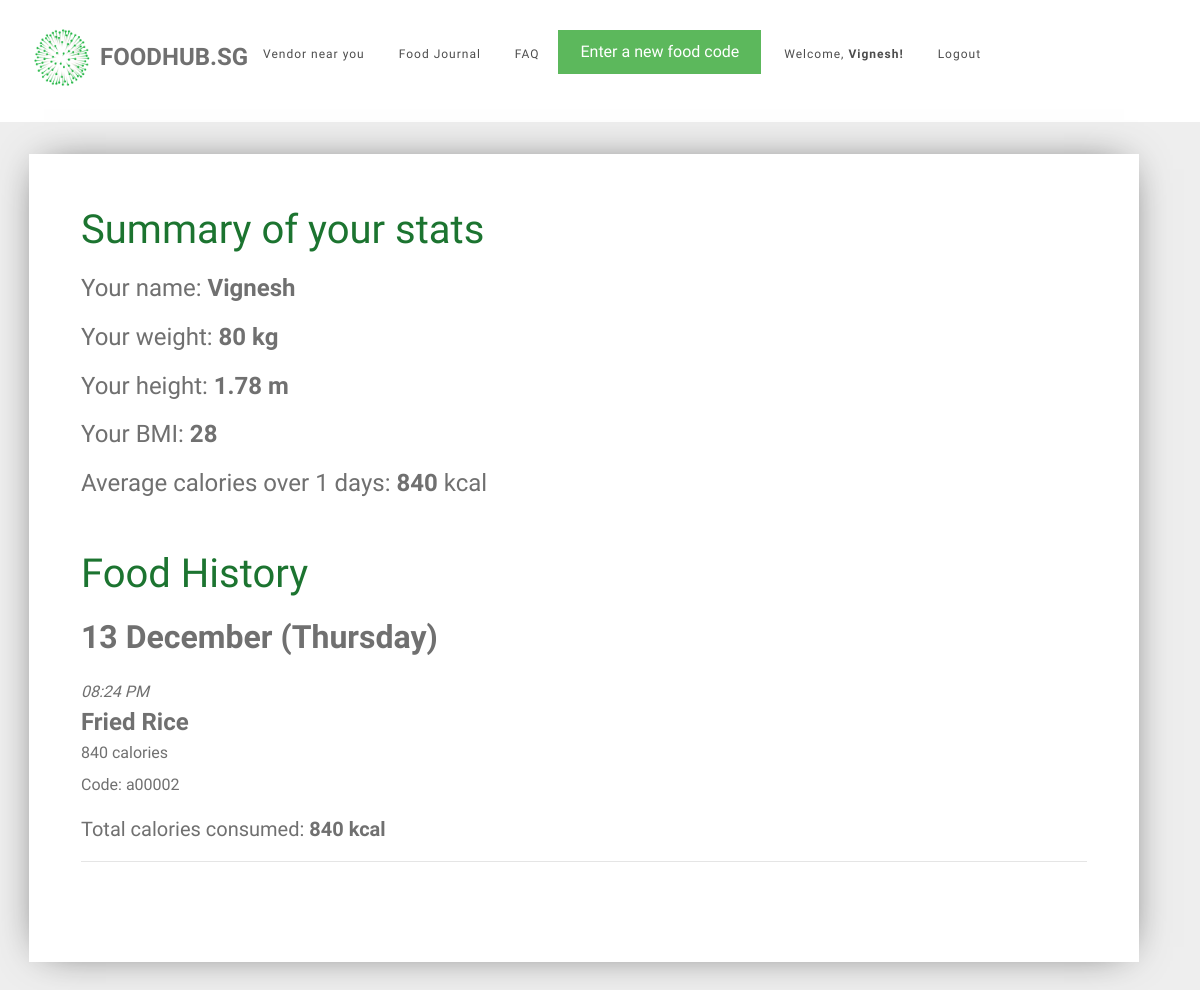
Page /food_journal (signed in) on the earlier database version.
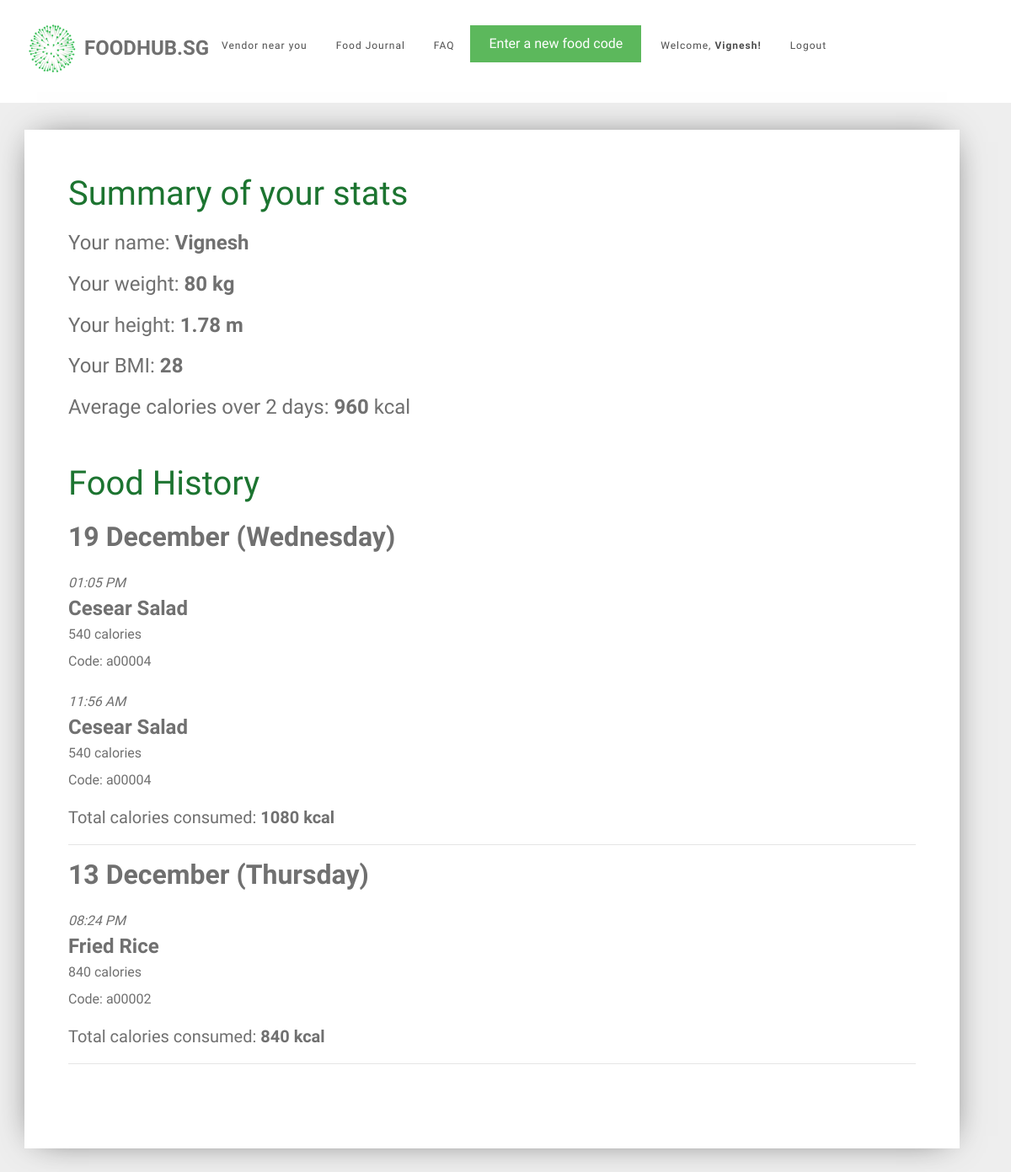
Same page on the later database version.
### tables this page shows
CREATE TABLE user (
  id INTEGER PRIMARY KEY AUTOINCREMENT,
  name TEXT NOT NULL,
  email VARCHAR(512) UNIQUE NOT NULL,
  password TEXT NOT NULL,
  height INTEGER NOT NULL,
  weight INTEGER NOT NULL
);

CREATE TABLE "food_entry" (
	`id`	INTEGER PRIMARY KEY AUTOINCREMENT,
	`creator_id`	INTEGER NOT NULL,
	`created`	TIMESTAMP NOT NULL DEFAULT (datetime('now','localtime')),
	`food_code`	VARCHAR ( 6 ) NOT NULL,
	`food_name`	TEXT NOT NULL,
	`calories`	INT NOT NULL,
	FOREIGN KEY(`creator_id`) REFERENCES `user`(`id`)
);

### foodhubsg/food.py (the view)
@bp.route('/food_journal')
@login_required
def food_journal():
    db = get_db()
    food_items = db.execute(
        'SELECT f.id, creator_id, food_name, created, calories, food_code, email'
        ' FROM food_entry f JOIN user u ON f.creator_id = u.id'
        ' WHERE f.creator_id = ?'
        ' ORDER BY datetime(created) DESC',
        (g.user['id'],),
    ).fetchall()
    users = db.execute(
        'SELECT id, name, email, password, height, weight'
        ' FROM user'
        ' WHERE id = ?',
        (g.user['id'],),
    ).fetchall()
    for user in users:
        weight = user['weight']
        height = user['height']
        name = user['name']
        email = user['email']
        password = user['password']
    bmi = weight / height ** height
    bmi = int(bmi)
    all_dates = []
    food_dates = []
    calories_list = []
    user_average_calories = 0
    number_of_days = 0
    if food_items is not []:
        food_exists = 1
    else:
        food_exists = 0
    for food in food_items:
        food_date = food['created'].strftime('%d-%m-%y')
        all_dates.append(food_date)
    all_dates = remove_duplicates(all_dates)
    for date in all_dates:
        current_date_food = []
        current_date_calories = []
        for food in food_items:
            if date == food['created'].strftime('%d-%m-%y'):
                current_date_food.append(food)
                current_date_calories.append(food['calories'])
            else:
                continue
        food_dates.append(current_date_food)
        current_date_calories = sum(current_date_calories)
        calories_list.append(current_date_calories)
        number_of_days = len(calories_list)
        user_average_calories = int(sum(calories_list)/number_of_days)
    return render_template('food/food_journal.html',
                           food_dates=food_dates, all_dates=all_dates, calories_list=calories_list, name=name,
                           weight=weight, height=height, bmi=bmi, user_average_calories=user_average_calories,
                           number_of_days=number_of_days, food_exists=food_exists)

### foodhubsg/auth.py (called while the page is built)
def login_required(view):
    @functools.wraps(view)
    def wrapped_view(**kwargs):
        if g.user is None:
            return redirect(url_for('auth.login'))
        return view(**kwargs)
    return wrapped_view

@bp.before_app_request
def load_logged_in_user():
    user_id = session.get('user_id')
    if user_id is None:
        g.user = None
    else:
        g.user = get_db().execute(
            'SELECT * FROM user WHERE id = ?', (user_id,)
        ).fetchone()

### foodhubsg/db.py (called while the page is built)
def get_db():
    if 'db' not in g:
        g.db = sqlite3.connect(
            current_app.config['DATABASE'],
            detect_types=sqlite3.PARSE_DECLTYPES
        )
        g.db.row_factory = sqlite3.Row
    return g.db

### foodhubsg/food.py (called while the page is built)
def remove_duplicates(values):
    output = []
    seen = set()
    for value in values:
        if value not in seen:
            output.append(value)
            seen.add(value)
    return output

### foodhubsg/templates/food/food_journal.html (shortened to what this page needs)
{% extends 'base.html' %}
{% block content %}
<div id="colorlib-container">
    <div class="container">
        <div class="box1">
        <div class="row row-pb-md">
            <div class="col-md-12">
                    <header id="summary-header">
                        <h1 class="font_color">Summary of your stats</h1>
                        <h4>Your name: <b> {{ name }} </b> </h4>
                        <h4>Your weight: <b> {{ weight }} kg </b> </h4>
                        <h4>Your height: <b> {{ height }} m </b> </h4>
                        <h4>Your BMI: <b> {{ bmi }} </b> </h4>
                        <h4>Average calories over {{ number_of_days }} days: <b> {{ user_average_calories }} </b> kcal </h4>
                    </header>
                    <br>
                    <header>
                    <h1 class="font_color">Food History</h1>
                    </header>
                    {% if food_exists == 0 %}
                        <article class="food-journal">
                            <header>
                                <div class="food-subsection">
                                    <h4 style="margin-bottom: 0"><b>No food added to list</b></h4>
                                </div>
                            </header>
                        </article>
                    {% else %}
                    {% for date in food_dates %}
                        {% set example_food = date[0] %}
                        {% set example_date = example_food['created'].strftime('%d %B (%A)') %}
                        <h2> <b>{{ example_date }}</b> </h2>
                        {% for food in date %}
                            <article class="food-journal">
                                <header>
                                    <div class="food-subsection">
                                        <div id="time-created"> <i>{{ food['created'].strftime('%I:%M %p') }}</i> </div>
                                        <h4 style="margin-bottom: 0"><b>{{ food['food_name'] }}</b></h4>
                                        <div class="about"> {{ food['calories'] }} calories <br> Code: <b> {{ food['food_code'] }} </b> </div>
                                    </div>
                                </header>
                            </article>
                        {% endfor %}
                        <h5>Total calories consumed: <b> {{ calories_list[loop.index - 1] }} kcal </b> </h5>
                        <hr>
                    {% endfor %}
                    {% endif %}
            </div>
            </div>
        </div>
        </div>
    </div>
{% endblock %}

### foodhubsg/templates/base.html (shortened to what this page needs)
<!doctype html>
<link rel="stylesheet" href="https://cdnjs.cloudflare.com/ajax/libs/font-awesome/4.7.0/css/font-awesome.min.css">
<link rel="stylesheet" href="https://stackpath.bootstrapcdn.com/bootstrap/4.1.3/css/bootstrap.min.css">
<link rel="stylesheet" href="../static/css/animate.css">
<link rel="stylesheet" href="../static/css/icomoon.css">
<link rel="stylesheet" href="../static/css/magnific-popup.css">
<link rel="stylesheet" href="../static/css/flexslider.css">
<link rel="stylesheet" href="../static/css/owl.carousel.min.css">
<link rel="stylesheet" href="../static/css/owl.theme.default.min.css">
<link rel="stylesheet" href="../static/css/style.css">
    {% if g.user %}
        <div id="page">
            <nav class="colorlib-nav" role="navigation">
                <div class="top-menu">
                    <div class="container">
                        <div class="row">
                            <div class="col-xs-2">
                                <div id="colorlib-logo">
                                    <img src="../static/images/healthhub-logo.png" width="65px" height="65px"; align="left"><a href="{{ url_for('index') }}"><p id="webname">FoodHub.SG</p></a>
                                </div>
                            </div>
                            <div class="col-xs-10 text-right menu-1" id="navbar-stuff">
                                <ul>
                                    <li><a href="{{ url_for('vendors.vendors') }}">Vendor near you</a></li>
                                    <li><a href="{{ url_for('food.food_journal') }}">Food Journal</a></li>
                                    <li><a href="{{ url_for('food.faq') }}">FAQ</a></li>
                                    <a href="{{ url_for('food.add_food') }}"><button type="button" class="btn btn-success">Enter a new food code</button></a>
                                    <li id="user-profile"><a href="{{ url_for('vendors.vendors')}}">Welcome, <b>{{ g.user['name'] }}! </b></a> <a href="{{ url_for('auth.logout') }}">Logout</a></li>
                                </ul>
                            </div>
                        </div>
                    </div>
                </div>
            </nav>
    {% endif %}
<section class="content">
    {% block content %}{% endblock %}
</section>
</div>

### foodhubsg/static/css/style.css (style rules this page uses)
.box1 { background: #ffffff; padding: 20px; box-shadow: 0 0 40px -15px rgba(0,0,0,0.75); }
#webname { margin-left: 70px; padding-top: 12px; }
.font_color { color: #1c7430; }
#page { position: relative; overflow-x: hidden; width: 100%; height: 100%; -webkit-transition: 0.5s; -o-transition: 0.5s; transition: 0.5s; }
a { color: #F6490D; -webkit-transition: 0.5s; -o-transition: 0.5s; transition: 0.5s; }
p { margin-bottom: 20px; }
h1, h2, h3, h4, h5, h6, figure { color: #707070; font-weight: 400; margin: 0 0 20px 0; }
.colorlib-nav .top-menu { padding: 25px 0; background: #ffffff; }
.colorlib-nav #colorlib-logo { font-size: 24px; margin: 0; padding: 0; line-height: 40px; font-weight: 700; text-transform: uppercase; }
.colorlib-nav #colorlib-logo a { position: relative; color: #707070; }
.colorlib-nav ul { padding: 0; margin: 5px 0 0 0; }
.colorlib-nav ul li { padding: 0; margin: 0; list-style: none; display: inline; font-weight: 400; letter-spacing: 1px; }
.colorlib-nav ul li a { position: relative; font-size: 12px; padding: 10px 15px; color: rgba(0, 0, 0, 0.7); -webkit-transition: 0.5s; -o-transition: 0.5s; transition: 0.5s; }
#colorlib-container, #colorlib-instagram, #colorlib-about, #colorlib-contact, #colorlib-footer { padding: 2em 0; clear: both; }
.content { padding-right: 2em; display: block; }
.btn { margin-right: 4px; margin-bottom: 4px; font-size: 16px; font-weight: 400; -webkit-border-radius: 30px; -moz-border-radius: 30px; -ms-border-radius: 30px; border-radius: 30px; -webkit-transition: 0.5s; -o-transition: 0.5s; transition: 0.5s; padding: 8px 20px; }
.btn-success { background: #5cb85c; color: #fff; border: 2px solid #5cb85c; }
.row-pb-md { padding-bottom: 4em !important; }
#navbar-stuff { float: right; }
.btn { border-radius: 0; }
.food-subsection { margin: 0.7em 0 1.0em 0; }
.row-pb-md { padding: 2em; }

### foodhubsg/templates/base.html (style rules this page uses)
#webname { margin-left: 70px; padding-top: 12px; }

Differences in the rows shown:
added food_entry: example_date "19 December (Wednesday)", created "01:05 PM", food_name "Cesear Salad", calories "540", food_code "a00004", calories_list "1080"
added food_entry: created "11:56 AM", food_name "Cesear Salad", calories "540", food_code "a00004", shown under "19 December (Wednesday)"
Other differences:
{{ number_of_days }}: "1" → "2"
{{ user_average_calories }}: "840" → "960"
